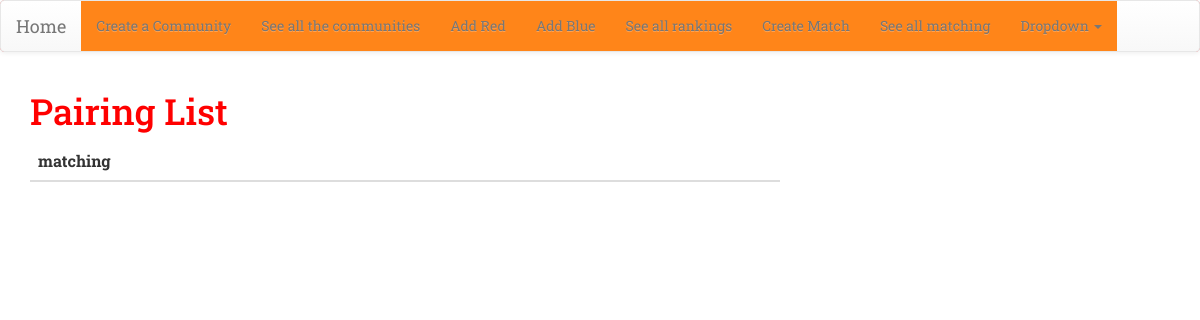
The page /pairing_list/ on the database as committed earlier.
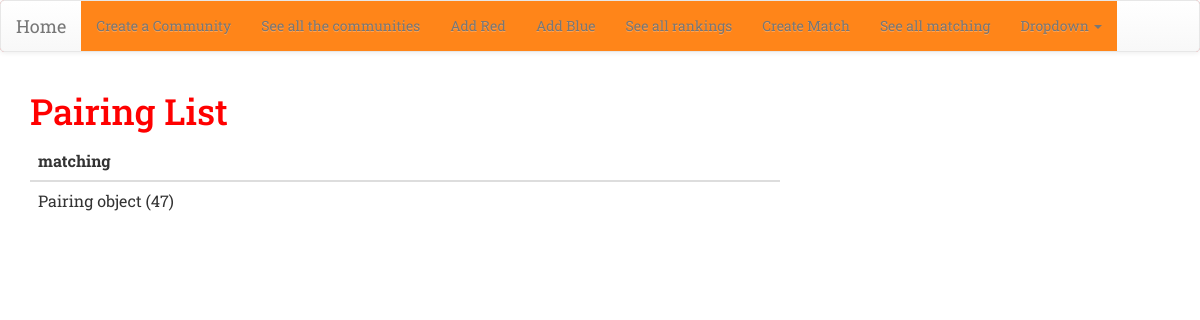
The same page on the database as committed later.
### match/models.py (models this page shows)
class Pairing(models.Model):
    matching = models.ForeignKey('Matching', on_delete=models.CASCADE)

### match/views.py (the view)
# urls.py: path('pairing_list/', views.pairing_list, name='pairing_list'),
def pairing_list(request):
    pairing = Pairing.objects.all()
    print('this are the pairing')
    print(pairing)
    return render(request, 'match/pairing_list.html', {'pairing': pairing})

### match/templates/match/pairing_list.html
{% extends 'match/base.html' %}
{% block content %}
<h1>Pairing List</h1>
<table class="table">
  <thead>
    <tr>
      <th scope="col">matching</th>
    </tr>
  </thead>
  <tbody>
    {% for pair in pairing %}
    <tr>
      <td>{{ pair }}</td>
    </tr>
    {% endfor %}
  </tbody>
</table>
{% endblock %}

Rows that differ between the two databases and show on the page:
added Pairing: id "Pairing object (47)"
